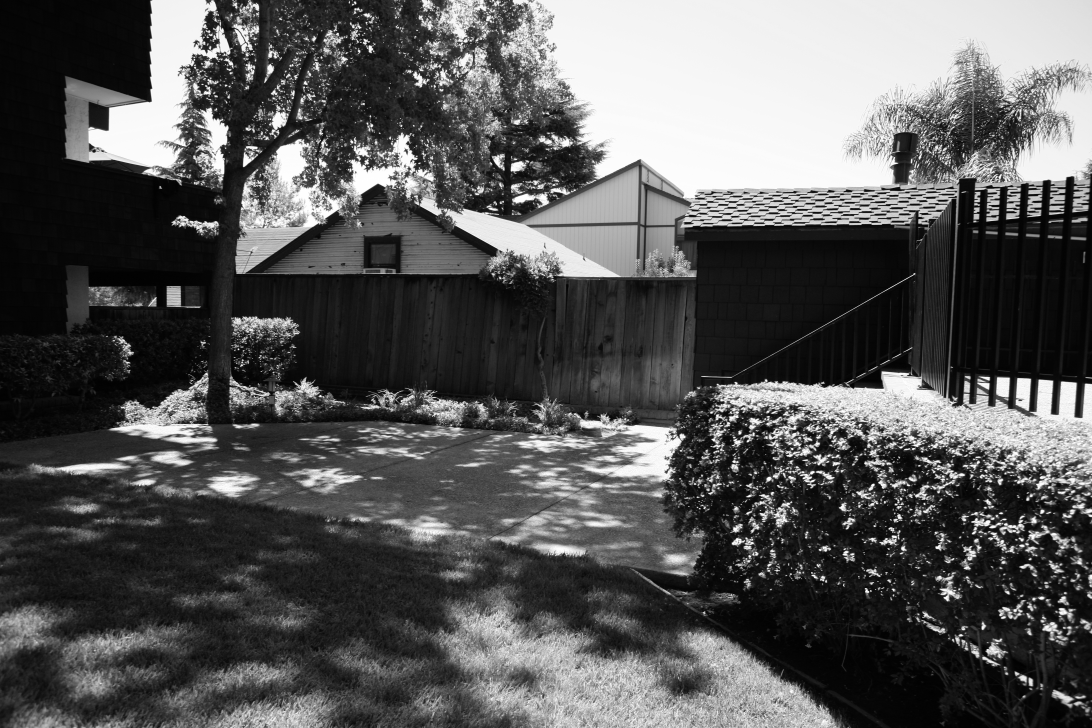
#> input picture yard-00.png, 1092 x 728 px, found by its file name
$ jupyter execute 2_panorama.ipynb
#> lines starting #> are read from the running program, lines starting #| are printed output that depends on the picture; after the words box and inside, x2 and y2 are one past the last pixel; in counts of white or black regions, pixels touching at a corner belong together
    Workshop on Computer Vision and Image Processing
                14-24 Oct 2020, IIT Roorkee

    Lab Session: 1
    Phool Preet (Research Scholar) \\
    Prof. Raman Balasubramanian \\
    Computer Science and Engineering, IIT Roorkee \\

[cell 1]
import numpy as np
import matplotlib.pyplot as plt
import cv2              # open computer vision library
from skimage import io  # for loading images from url

url_1 = "https://raw.githubusercontent.com/phoolpreet/CV_Stuff/main/yard-00.png"
url_2 = "https://raw.githubusercontent.com/phoolpreet/CV_Stuff/main/yard-01.png"
image_1 = io.imread(url_1)
#> image_1 is the input picture: shape (728, 1092); min 1, max 255, mean 87.4
image_2 = io.imread(url_2)
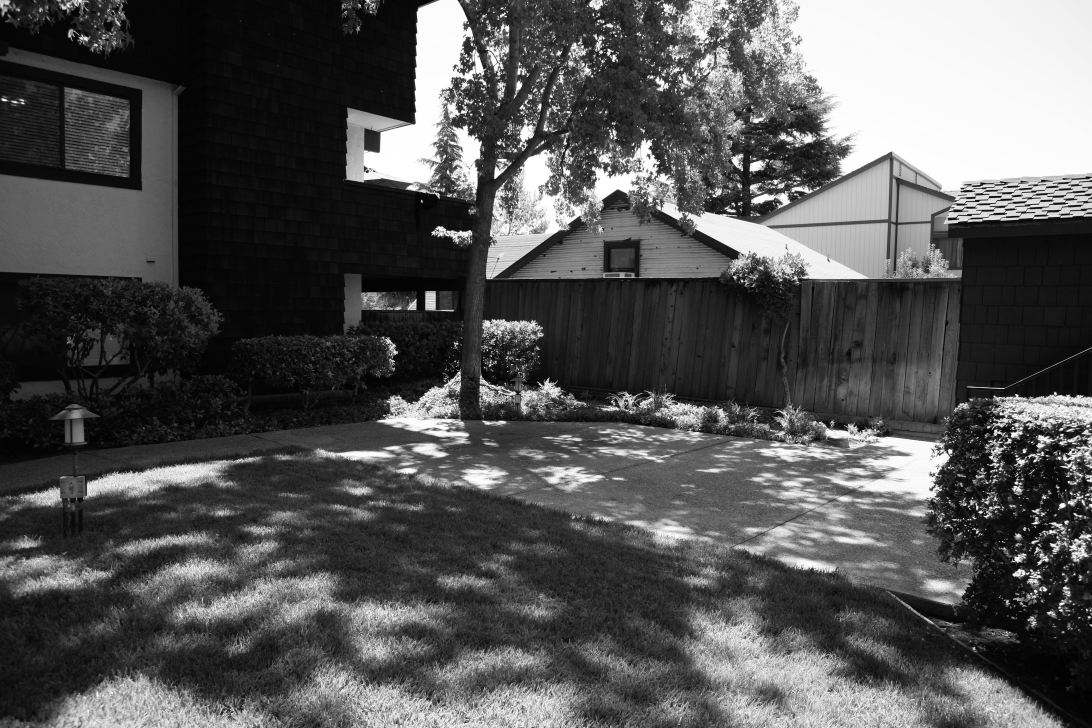
#> input picture yard-01.png, 1092 x 728 px, found by its file name
#> image_2 is the input picture: shape (728, 1092); min 1, max 255, mean 84.8

orb1 = cv2.ORB_create(nfeatures=1000, scaleFactor=2, nlevels=6)
keypoints_1, descriptors_1 = orb1.detectAndCompute(image_1, mask=None)
#> keypoints_1 = 952 keypoints; strongest (x, y, size): (945, 598, 31), (937, 547, 31), (1042, 511, 31), (866, 590, 31)
orb2 = cv2.ORB_create(nfeatures=1000, scaleFactor=2, nlevels=4)
keypoints_2, descriptors_2 = orb2.detectAndCompute(image_2, mask=None)
#> keypoints_2 = 1000 keypoints; strongest (x, y, size): (996, 431, 31), (1009, 439, 31), (996, 434, 31), (1016, 482, 31)

matcher = cv2.BFMatcher()
matches = matcher.match(descriptors_1, descriptors_2)
#> matches = 952 matches

Compute Homography

[cell 2]
kp_1 = np.array([keypoints_1[m.queryIdx].pt for m in matches]).reshape(-1, 1, 2)
#> kp_1 = 952 rows, first 8: [737, 538], [220, 122], [209, 31], [933, 471], [208, 82], [877, 468], [305, 179], [267, 393]
kp_2 = np.array([keypoints_2[m.trainIdx].pt for m in matches]).reshape(-1, 1, 2)
#> kp_2 = 952 rows, first 8: [426, 309], [544, 124], [656, 171], [501, 62], [465, 102], [836, 424], [550, 188], [514, 392]
H, mask = cv2.findHomography(kp_1, kp_2, cv2.RANSAC, ransacReprojThreshold=5.0)
#> H = [[0.69, -0.0196, 295.4], [-0.0865, 0.87, 42.18], [-0.000273, -1.87e-05, 1]]; mask = 952 values, max 1 at index 4, min 0 at index 0, mean 0.165

print(H)
#| [[ 6.90080043e-01 -1.95896431e-02  2.95445952e+02]
#|  [-8.64839697e-02  8.69565286e-01  4.21777264e+01]
#|  [-2.72688461e-04 -1.87367502e-05  1.00000000e+00]]

Warp and Stitch Image

[cell 3]
width = image_2.shape[1]
#> width = 1092
height = image_2.shape[0]
#> height = 728
warped = cv2.warpPerspective(image_1, H, dsize=(width+500, height+200))
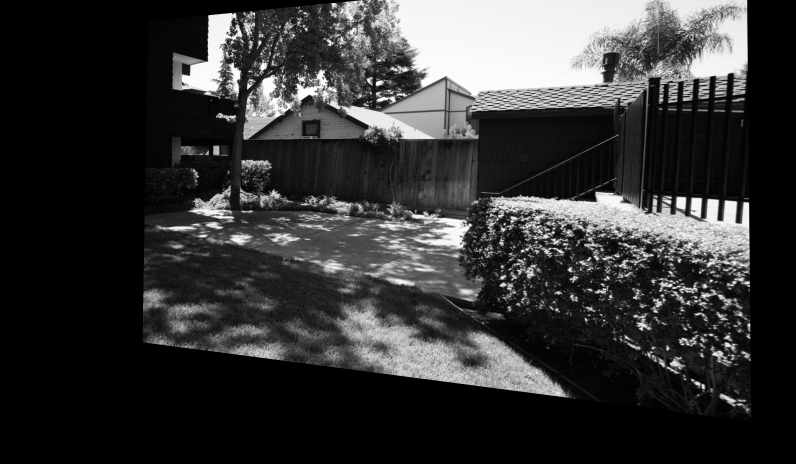
#> warped: shape (928, 1592) (shown at 1/2 size); min 0, max 255, mean 53.9
plt.figure(figsize = (12, 6))
plt.imshow(warped)
plt.show()
warped[0:height, 0:width] = image_2
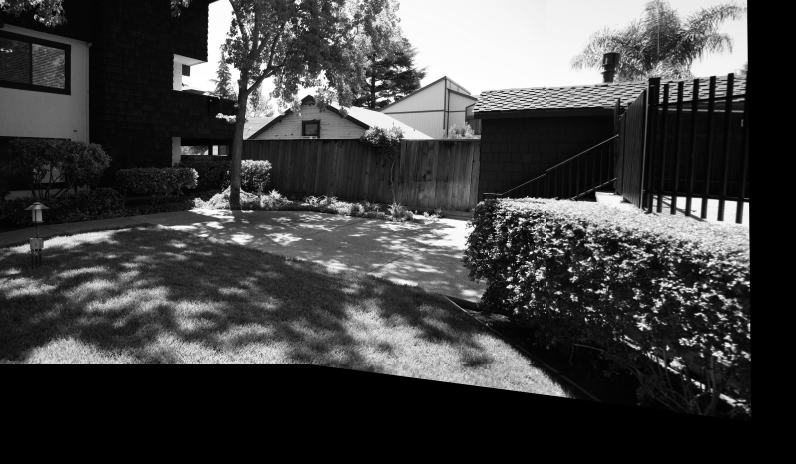
#> warped: shape (928, 1592) (shown at 1/2 size); min 0, max 255, mean 65.8
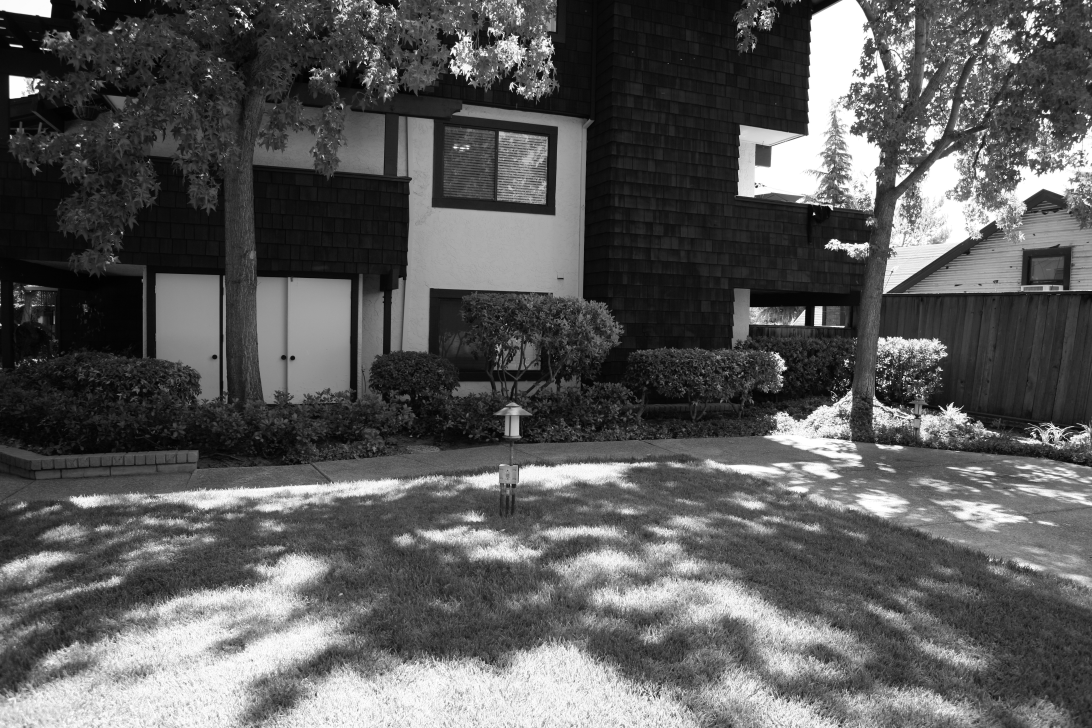
#> input picture yard-02.png, 1092 x 728 px, found by its file name
#> further down, image_3 is the input picture: shape (728, 1092); min 1, max 255, mean 90.5
plt.figure(figsize = (12, 6))
plt.imshow(warped)
plt.show()

[cell 4]
def WarpImages(image_1, image_2):
  orb = cv2.ORB_create(nfeatures=1000, scaleFactor=2, nlevels=6)

  keypoints_1, descriptors_1 = orb.detectAndCompute(image_1, mask=None)
  keypoints_2, descriptors_2 = orb.detectAndCompute(image_2, mask=None)
#> keypoints_2 = 952 keypoints; strongest (x, y, size): (996, 431, 31), (1009, 439, 31), (996, 434, 31), (1016, 482, 31)
  matcher = cv2.BFMatcher()
  matches = matcher.match(descriptors_1, descriptors_2)
#> matches = 952 matches

  kp_1 = np.array([keypoints_1[m.queryIdx].pt for m in matches]).reshape(-1, 1, 2)
  kp_2 = np.array([keypoints_2[m.trainIdx].pt for m in matches]).reshape(-1, 1, 2)
#> kp_2 = 952 rows, first 8: [426, 309], [544, 124], [656, 171], [460, 422], [465, 102], [836, 424], [550, 188], [514, 392]

  H, mask = cv2.findHomography(kp_1, kp_2, cv2.RANSAC, ransacReprojThreshold=5.0)
  width = image_2.shape[1]
#> width = 1092
  height = image_2.shape[0]
#> height = 728
  warped = cv2.warpPerspective(image_1, H, dsize=(3*width, 2*height))
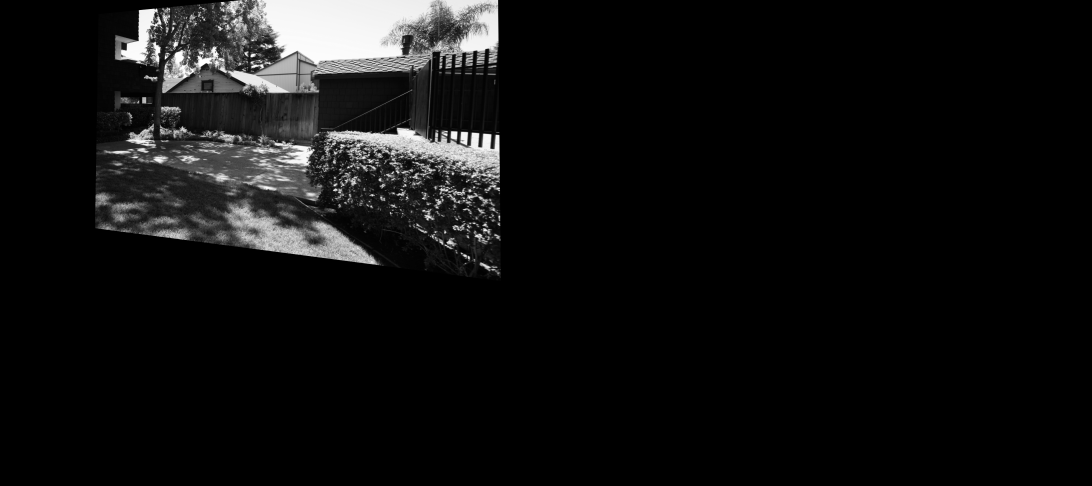
#> warped: shape (1456, 3276) (shown at 1/3 size); min 0, max 255, mean 16.7
  warped[0:height, 0:width] = image_2
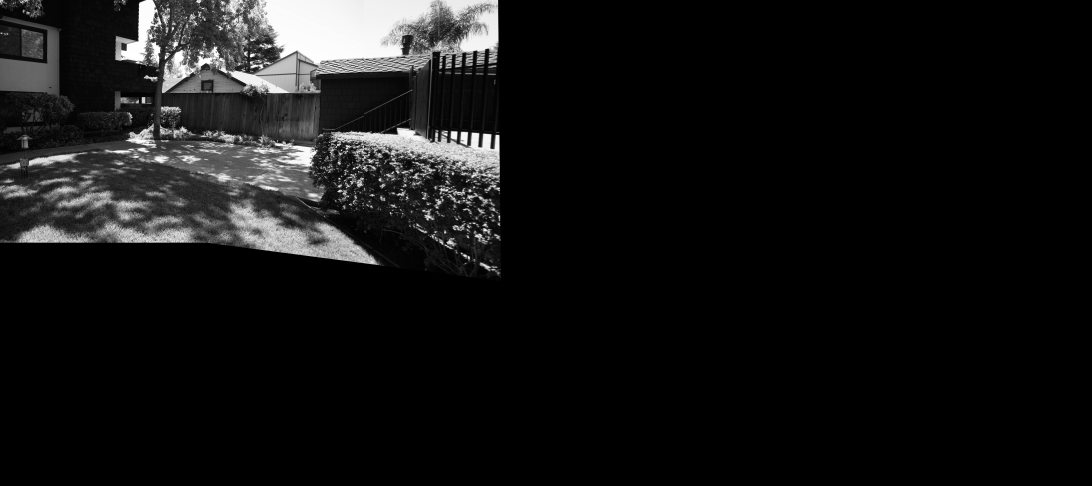
#> warped: shape (1456, 3276) (shown at 1/3 size); 16.36% of pixels changed, all inside (x1, y1, x2, y2) = (0, 0, 1092, 728)

  return warped

Exercise: Stitch three images using WarpImages function

[cell 5]
url_1 = "https://raw.githubusercontent.com/phoolpreet/CV_Stuff/main/yard-00.png"
url_2 = "https://raw.githubusercontent.com/phoolpreet/CV_Stuff/main/yard-01.png"
url_3 = "https://raw.githubusercontent.com/phoolpreet/CV_Stuff/main/yard-02.png"

image_1 = io.imread(url_1)
image_2 = io.imread(url_2)
image_3 = io.imread(url_3)

w1 = WarpImages(image_1, image_2)
w2 = WarpImages(w1, image_3)
#> in WarpImages (call 2), `keypoints_1, descriptors_1 = orb.detectAndCompute(image_1, mask=None)`: keypoints_1 = 984 keypoints; strongest (x, y, size): (1456, 408, 248), (1384, 408, 248), (996, 431, 31), (1089, 480, 31)
#> in WarpImages (call 2), `keypoints_2, descriptors_2 = orb.detectAndCompute(image_2, mask=None)`: keypoints_2 = 949 keypoints; strongest (x, y, size): (816, 308, 62), (37, 91, 31), (814, 322, 62), (1048, 111, 31)
#> in WarpImages (call 2), `matches = matcher.match(descriptors_1, descriptors_2)`: matches = 984 matches
#> in WarpImages (call 2), `kp_1 = np.array([keypoints_1[m.queryIdx].pt for m in matches]).reshape..`: kp_1 = 984 rows, first 8: [397, 352], [520, 146], [395, 352], [1087, 477], [1061, 603], [1091, 424], [463, 112], [1038, 442]
#> in WarpImages (call 2), `kp_2 = np.array([keypoints_2[m.trainIdx].pt for m in matches]).reshape..`: kp_2 = 984 rows, first 8: [785, 367], [964, 91], [968, 417], [920, 434], [116, 124], [901, 337], [1016, 149], [932, 354]
#> in WarpImages (call 2), `H, mask = cv2.findHomography(kp_1, kp_2, cv2.RANSAC, ransacReprojThres..`: H = [[-0.359, -0.605, 832.2], [-0.103, -0.176, 240], [-0.000431, -0.000729, 1]]; mask = 984 values, max 1 at index 58, min 0 at index 0, mean 0.0193
#> in WarpImages (call 2), `warped = cv2.warpPerspective(image_1, H, dsize=(3*width, 2*height))`:
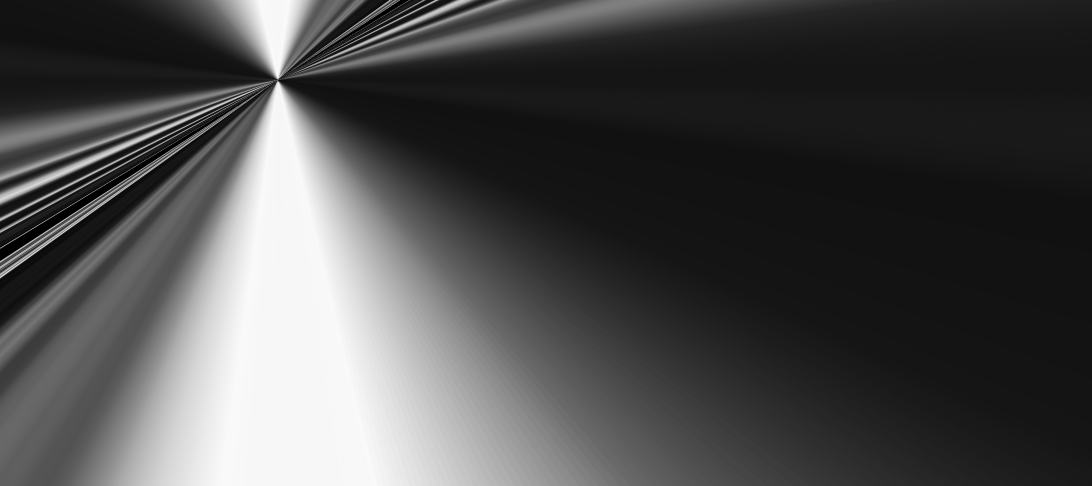
#> warped: shape (1456, 3276) (shown at 1/3 size); min 0, max 250, mean 77
#> in WarpImages (call 2), `warped[0:height, 0:width] = image_2`:
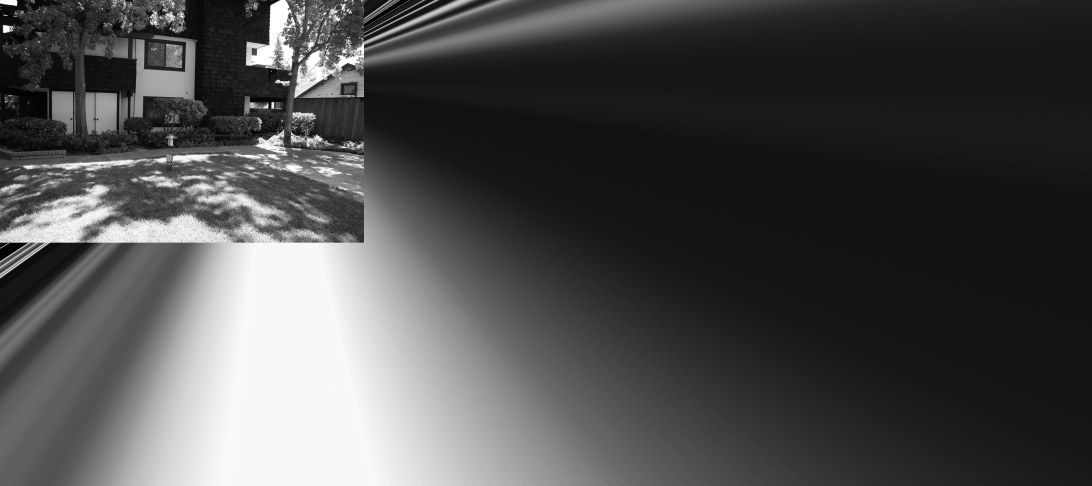
#> warped: shape (1456, 3276) (shown at 1/3 size); 16.56% of pixels changed, all inside (x1, y1, x2, y2) = (0, 0, 1092, 728)

plt.figure(figsize = (12, 6))
plt.imshow(w2)
plt.show()
